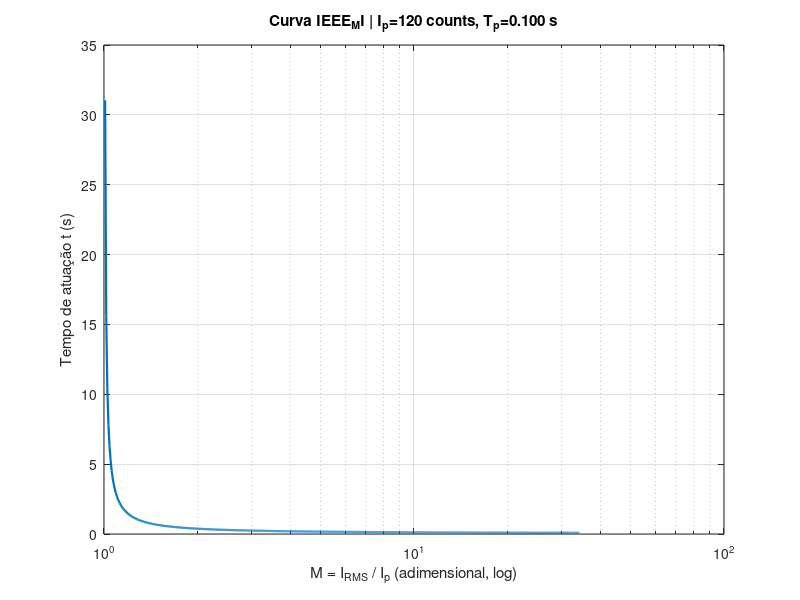
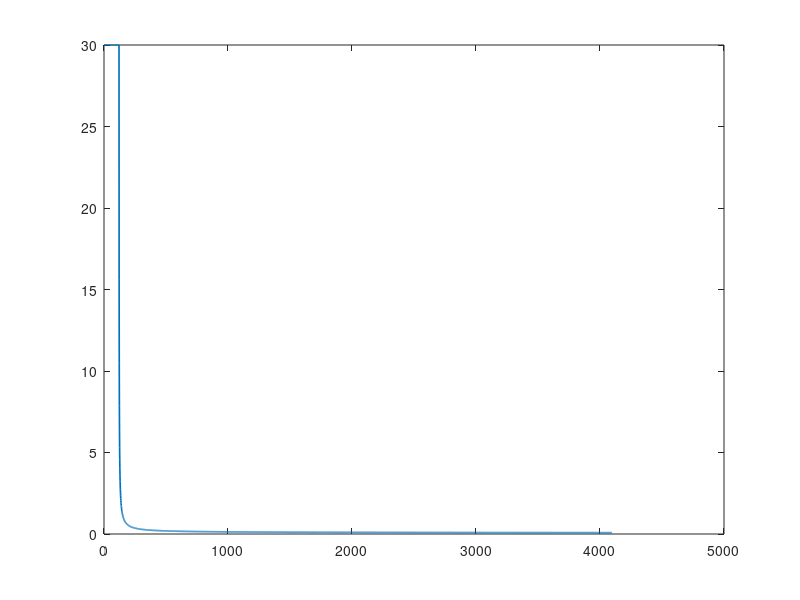

These figures' MATLAB source, in order: (Note: this script raises an error after producing the figures.)
%% ================================================================
%  CURVA 51 / 51N (IEC): Geração de LUT (0..4095 contagens RMS)
%  Entradas: Tp, Ip (counts), curva, tmin, tmax
%  Saída: LUT em ms (inteira), com tmax até Ip
% ================================================================
clear; close all; clc;

%% --------- ENTRADAS DO USUÁRIO ---------------------------------
Tp_s    = 0.100;     % Time dial (segundos)
Ip      = 120;       % Pickup em contagens RMS (0..4095)
curva   = 'IEEE_MI';      % 'NI' | 'VI' | 'EI' | 'LTI'
tmin_ms = 1;        % limite inferior (ms)
tmax_ms = 30000;     % limite superior (ms)

%% --------- EIXO DE IRMS (12 bits) ------------------------------
Irms = 0:4095;                       % todos os valores possíveis (RMS, 12 bits)
M    = Irms ./ max(Ip,1);            % razão M = I/Ip (evita divisão por zero)

%% --------- PARÂMETROS DA CURVA IEC -----------------------------
switch upper(strtrim(curva))
    case 'NI'   % Inversa Normal
        K = 0.14;   alpha = 0.02; B = 0;
    case 'VI'   % Muito Inversa
        K = 13.5;   alpha = 1.00; B = 0;
    case 'EI'   % Extremamente Inversa
        K = 80.0;   alpha = 2.00; B = 0;
    case 'LTI'  % Inversa Longa
        K = 120.0;  alpha = 1.00; B = 0;
    case 'IEEE_MI'
        K = 0.0515; alpha = 0.02; B = 0.1140;
    otherwise
        error('Curva inválida. Use: ''NI'', ''VI'', ''EI'' ou ''LTI''.');
end

%% --------- CÁLCULO DO TEMPO -----------------------------------
% Apenas para M>1 aplicamos a expressão; abaixo/igual a Ip => 0 (sem atuação)
idx_act  = (M > 1);
denom    = (M(idx_act).^alpha) - 1.0;
t_s      = zeros(size(Irms));             % segundos (double)
t_s(idx_act) = ((K ./ denom) + B) * Tp_s;       % t = K/(M^alpha - 1) * Tp

% Limites práticos em ms e quantização simples (inteiro)
t_ms          = 1000 * t_s;               % ms (double)
t_ms_raw = t_ms;
t_ms(idx_act) = max(t_ms(idx_act), tmin_ms);
t_ms(idx_act) = min(t_ms(idx_act), tmax_ms);

% ---- LUT final: 0..4095 em milissegundos, zeros até Ip ----------
lut_ms = round(t_ms);                      % inteiro (pode ser uint32 se quiser)
lut_ms(~idx_act) = tmax_ms;                      % força tmax nas posições Irms <= Ip

%% --------- GRÁFICOS --------------------------------------------
% (1) Temporização em segundos para Irms/Ip > 1
figure('Name','Tempo (s) apenas para M>1');
semilogx(M(idx_act), t_s(idx_act), 'LineWidth', 1.6);
grid on; xlabel('M = I_{RMS} / I_p (adimensional, log)');
ylabel('Tempo de atuação t (s)');
title(sprintf('Curva %s | I_p=%d counts, T_p=%.3f s', upper(curva), Ip, Tp_s));

% (2) LUT completa (0..4095) em ms
figure('Name','LUT completa 0..4095');
plot(Irms, lut_ms/1000, 'LineWidth', 1.2);
hold on; xline(Ip, '--r', 'Pickup (Ip)', 'LabelVerticalAlignment','bottom');
grid on; xlim([0 4095]);
xlabel('I_{RMS} (counts)');
ylabel('Tempo (s)');
title(sprintf('LUT 0..4095 (ms) | zeros até Ip=%d | Curva %s', Ip, upper(curva)));

%% --------- (Opcional) Exibir alguns valores --------------------
fprintf('Exemplos:\n');
for val = 0:4095
    if val >= 0 && val <= 4095
        fprintf('Irms=%4d -> LUT=%5d ms\n', val, lut_ms(val+1));
    end
end


%% Geração de arquivo para inicializar RAM
% Supondo que o seu vetor é 'lut_ms' (1x2048 ou 2048x1), inteiro não-negativo
lut = uint32(lut_ms(:));                       % garante tipo inteiro
lut = min(lut, uint32(2^20-1));                % clamp em 20 bits

fid = fopen('lut46_ms.mem','w');
fprintf(fid, '%05X\n', lut);                   % 20 bits -> 5 hex por linha
fclose(fid);

lut = uint32(lut_ms(:));
fid = fopen('lut46_init.vhd','w');
fprintf(fid,'shared variable ram : memory_t := (\n');
for i = 1:numel(lut)
    fprintf(fid,'  %4d => std_logic_vector(to_unsigned(%u, 20)),\n', i-1, lut(i));
end
fprintf(fid,'  others => (others => ''0'')\n);\n');
fclose(fid);


%% Gerar coe

% Parâmetros
WIDTH = 20; 
DEPTH = 4096;

% vetor:
lut = uint32(lut_ms(:));              % garante tipo inteiro sem sinal
lut = mod(lut, 2^WIDTH);              % clamp/two's complement para WIDTH

% Ajusta tamanho: corta ou preenche com zero
if numel(lut) < DEPTH
    lut(end+1:DEPTH) = 0;
elseif numel(lut) > DEPTH
    lut = lut(1:DEPTH);
end

% Escreve COE em HEX com 5 dígitos (20 bits)
fid = fopen('lut46_ms.coe','w');
fprintf(fid,'memory_initialization_radix=16;\n');
fprintf(fid,'memory_initialization_vector=\n');
for i = 1:DEPTH
    sep = ','; if i==DEPTH, sep = ';'; end
    fprintf(fid, '%05X%s\n', lut(i), sep);
end
fclose(fid);
